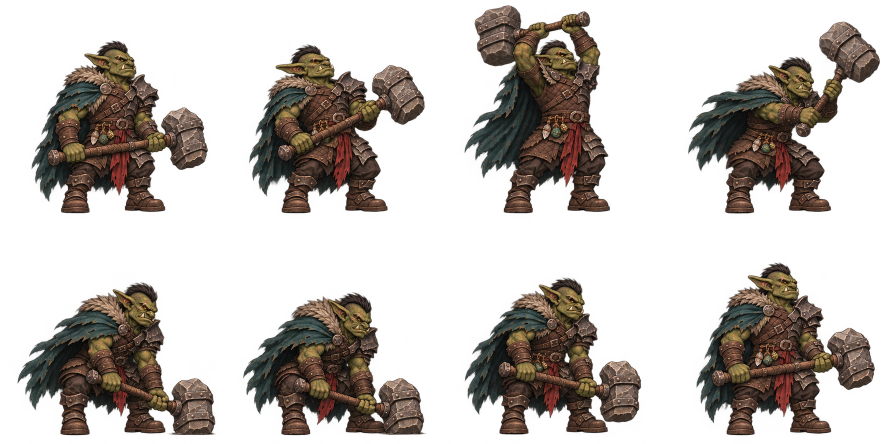
#> input picture arte/fontes/inimigos/lorde_goblin_2d/martelada_folha_escolhida_usuario.png, 1774 x 887 px (shown at 1/2 size)
$ python preparar_previas_direcionais.py
#> lines starting #> are read from the running program, lines starting #| are printed output that depends on the picture
"""Registra a folha escolhida à direita e mede a paleta de cada direção."""
from pathlib import Path
import colorsys
import json
import statistics
from PIL import Image

RAIZ=Path(__file__).resolve().parents[3]
FONTES=RAIZ/'arte/fontes/inimigos/lorde_goblin_2d'

def medir(imagem):
    amostras={'couro':[],'manto':[]}
    for r,g,b,a in imagem.getdata():
        if a<240: continue
        h,s,v=colorsys.rgb_to_hsv(r/255,g/255,b/255)
        if .045<h<.12 and s>.18 and .15<v<.75:
            amostras['couro'].append((r,g,b))
        elif .42<h<.62 and s>.12 and .06<v<.65:
            amostras['manto'].append((r,g,b))
    return {nome:[statistics.median(p[c] for p in valores) for c in range(3)]
            for nome,valores in amostras.items()}

def preparar():
    original=Image.open(FONTES/'martelada_folha_escolhida_usuario.png').convert('RGBA')
#> original is the input picture: PIL image 1774x887 RGBA; mean R, G, B, A 29.8, 23.6, 18.7, 85.8
    atlas=Image.new('RGBA',(2560,1280))
#> atlas: PIL image 2560x1280 RGBA; every value is 0
    for i in range(8):
        x,y=i%4,i//4
        caixa=(round(x*original.width/4),round(y*original.height/2),
               round((x+1)*original.width/4),round((y+1)*original.height/2))
        celula=Image.new('RGBA',(640,640))
        celula.alpha_composite(original.crop(caixa),(98,70))
        celula.putalpha(celula.getchannel('A').point(lambda a:0 if a<=64 else a))
        atlas.alpha_composite(celula,(x*640,y*640))
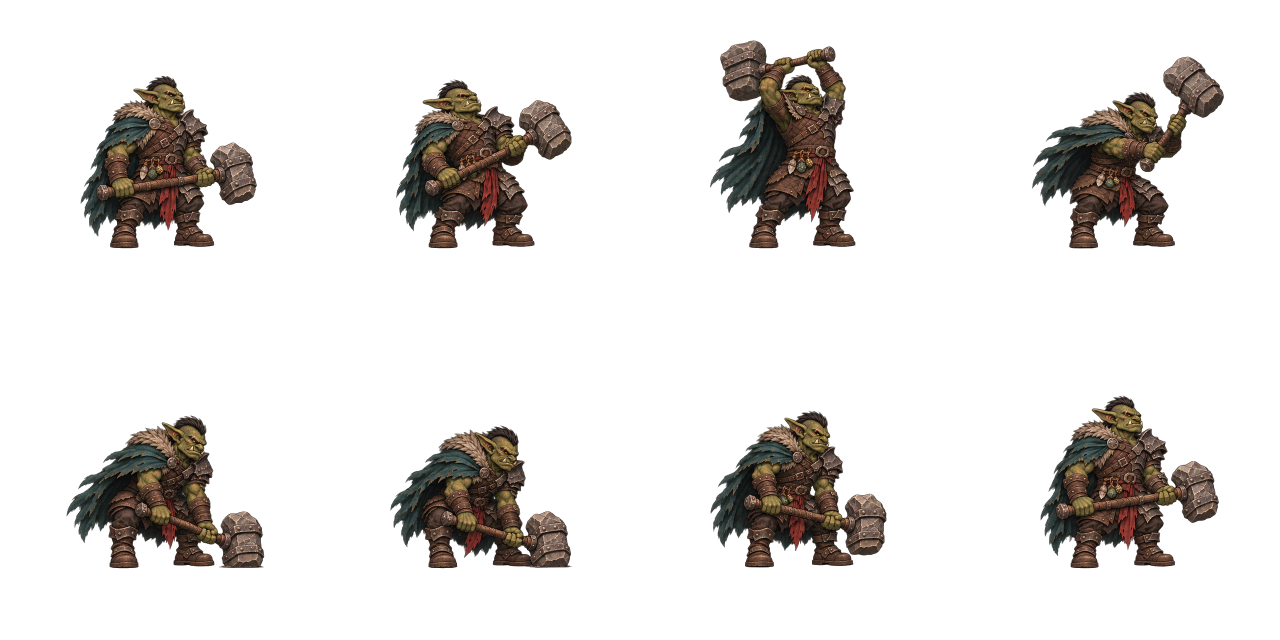
#> atlas: PIL image 2560x1280 RGBA (shown at 1/2 size); mean R, G, B, A 12.7, 10.1, 8, 41; transparent parts drawn white
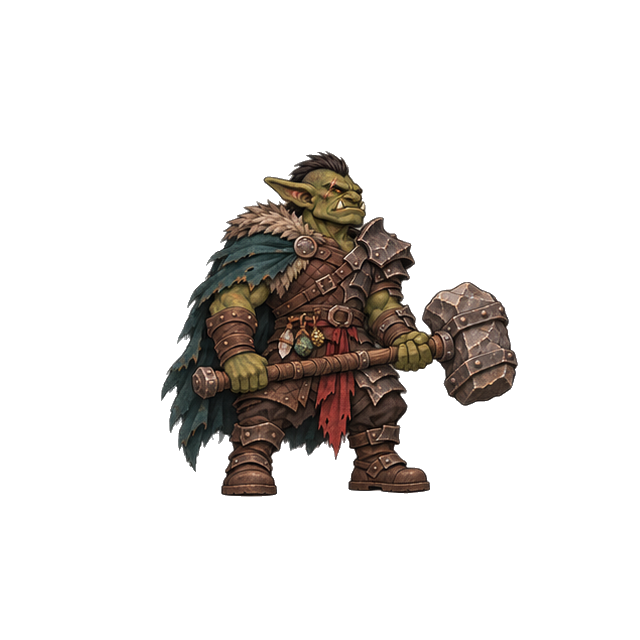
#> celula: PIL image 640x640 RGBA; mean R, G, B, A 15.2, 11.9, 9.5, 41.8; transparent parts drawn white
    atlas.save(FONTES/'martelada_direita_escolhida_atlas.png')
    tempos=[100,150,180,50,80,110,160,170]
    ficha={'direcao':'direita','grade':[4,2],'celula':[640,640],'pivo':[320,500],
           'quantidade_quadros':8,'duracoes_ms':tempos,'impacto_quadro':4,
           'impacto_ms':sum(tempos[:4]),'folha_final':'martelada_direita_escolhida_atlas.png',
           'fonte':'martelada_folha_escolhida_usuario.png',
           'transformacao_comum':{'escala':1,'translacao':[98,70]},
           'escopo':'Previa/GIF da folha escolhida pelo usuario; sem substituir o chefe ativo'}
    (FONTES/'registro_martelada_direita.json').write_text(json.dumps(ficha,indent=2,ensure_ascii=False)+'\n')
    ajustes={'baixo':{'contato':[320,530],'posicao_previa':[320,480]},
             'direita':{'contato':[486,497],'posicao_previa':[250,520]}}
    for direcao,encaixe in ajustes.items():
#> (the run stopped early here; a loop or call above may not have finished)
